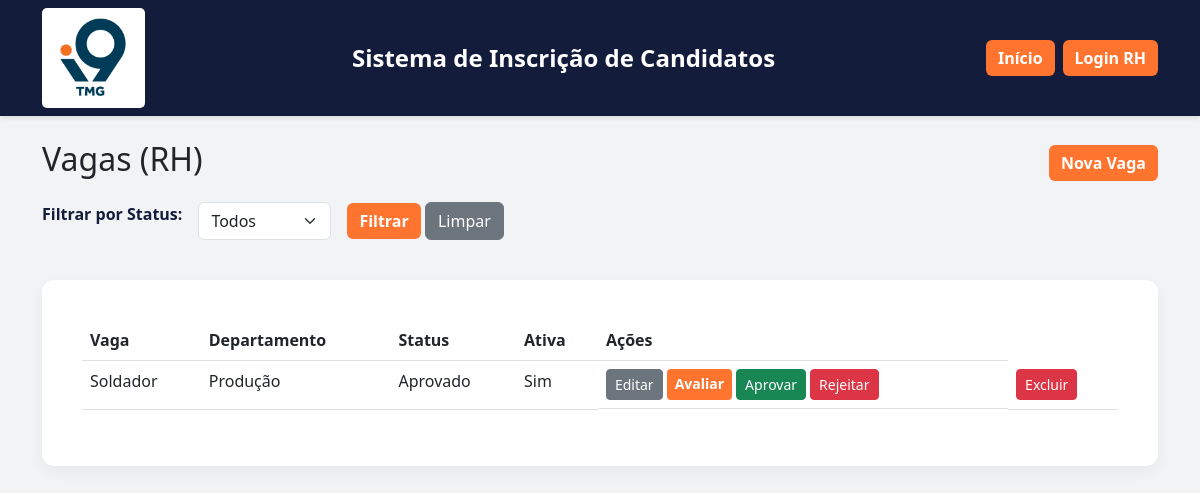
The page /rh/vagas/ (signed in) on the database its author committed.
### vagasAbertas/models.py (models this page shows, shortened)
class Vagas(models.Model):
    STATUS_CHOICES = [
        ('em_analise', 'Em Analise'),
        ('aprovado', 'Aprovado'),
        ('rejeitado', 'Rejeitado')
    ]
    DEPARTAMENTOS = [
            ('comercial', 'Comercial'),
            ('compras', 'Compras'),
            ('diretoria', 'Diretoria'),
            ('financeiro', 'Financeiro'),
            ('rh', 'Recursos Humanos'),
            ('obra', 'Obras'),
            ('orcamento', 'Orçamento'),
            ('planejamento', 'Planejamento Processos e Qualidade'),
            ('producao', 'Produção'),
            ('projetos', 'Projetos'),
            ('ti', 'Tecnologia de Informação')
        ]
    solicitante = models.ForeignKey(User, on_delete=models.SET_NULL, null=True, blank=True)
    nome_gestor = models.CharField(max_length=200, blank=True)
    data_solic = models.DateField(auto_now_add=True)
    abertura_para_o_departamento = models.CharField(max_length=200, choices=DEPARTAMENTOS)
    nome_vaga = models.CharField(max_length=200, blank=True, help_text="Soldador, Projetista, etc.")
    data_inicio = models.DateField()
    quantidades_de_vagas = models.PositiveBigIntegerField(help_text="Digite a quantidade de vagas que gostaria de abrir, exemplo: 2")
    motivo_vaga = models.CharField(max_length=100, choices=[
        ('substitucao', 'Substituição'),
        ('nova_vaga', 'Novas Vagas')
    ])
    nome_do_substituido = models.CharField(max_length=200)
    sexo = models.CharField(max_length=100, choices=[
        ('masculino', 'Masculino'),
        ('feminino', 'Feminino'),
        ('naoexp', 'Prefiro não especificar.')
    ])
    escola = models.CharField(max_length=100, choices=[
        ('fundamental', 'Fundamental'),
        ('medio', 'Ensino Médio'),
        ('superior', 'Superior'),
        ('tecnico', 'Técnico')
    ])
    observacao = models.TextField(blank=False, help_text="Digite aqui alguma observação que queira fazer sobre o candidato substituto, exemplo: 'O candidato tem experiência prévia na função.'")
    status = models.CharField(max_length=20, choices=STATUS_CHOICES, default = 'em_analise')
    ativa = models.BooleanField(default=True)
    data_cadastro = models.DateTimeField(auto_now_add=True)
    observacao_rh = models.TextField(blank=True)
    class Meta:
        verbose_name = 'Candidato'
        verbose_name_plural = 'Candidatos'
        ordering = ['-data_cadastro']

### vagasAbertas/views.py (the view)
# urls.py: path('rh/vagas/', views.listar_vagas, name='listar_vagas'),
@login_required
@user_passes_test(is_rh)
def listar_vagas(request):
    status = request.GET.get("status")
    vagas = Vagas.objects.all().order_by('-data_cadastro')
    if status:
        vagas = vagas.filter(status=status)
    return render(request, "vagasAbertas/listar_vagas.html", {"vagas":vagas, "filtro_status":status})

### vagasAbertas/views.py (called while the page is built)
def is_rh(user):
    return user.is_staff or user.groups.filter(name="RH").exists()

### vagasAbertas/templates/vagasAbertas/listar_vagas.html (shortened to what this page needs)
{% extends "vagasAbertas/base.html" %}
{% block content %}
<div class="d-flex justify-content-between align-items-center mb-3">
    <h2>Vagas (RH)</h2>
    <a href="{% url 'criar_vaga' %}" class="btn btn-laranja">Nova Vaga</a>
</div>
<form method="get" class="row g-3 mb-4">
    <div class="col-auto">
        <label class="form-label">Filtrar por Status:</label>
    </div>
    <div class="col-auto">
        <select name="status" class="form-select">
            <option value="">Todos</option>
        </select>
    </div>
    <div class="col-auto">
        <button type="submit" class="btn btn-laranja">Filtrar</button>
        <a href="{% url 'listar_vagas' %}" class="btn btn-secondary">Limpar</a>
    </div>
</form>
<div class="main-card">
    <table class="table">
        <thead>
            <tr>
                <th>Vaga</th>
                <th>Departamento</th>
                <th>Status</th>
                <th>Ativa</th>
                <th>Ações</th>
            </tr>
        </thead>
        <tbody>
            {% for vaga in vagas %}
            <tr>
                <td>{{ vaga.nome_vaga }}</td>
                <td>{{ vaga.get_abertura_para_o_departamento_display }}</td>
                <td>{{ vaga.get_status_display }}</td>
                <td>{% if vaga.ativa %}Sim{% else %}Não{% endif %}</td>
                <td class="d-flex gap-1 flex-wrap">
                    <a href="{% url 'editar_vaga' vaga.id %}" class="btn btn-sm btn-secondary">Editar</a>
                    <a href="{% url 'avaliar_vaga' vaga.id %}" class="btn btn-sm btn-laranja">Avaliar</a>
                    <a href="{% url 'aprovar_vaga' vaga.id %}" class="btn btn-sm btn-success">Aprovar</a>
                    <a href="{% url 'rejeitar_vaga' vaga.id %}" class="btn btn-sm btn-danger">Rejeitar</a>
                </td>
                <td>
                    <a href="{% url 'excluir_vaga' vaga.id %}" class="btn btn-sm btn-danger">Excluir</a>
                </td>
            </tr>
            {% empty %}
            <tr><td colspan="5">Nenhuma vaga cadastrada.</td></tr>
            {% endfor %}
        </tbody>
    </table>
</div>
{% endblock %}

### vagasAbertas/templates/vagasAbertas/base.html (style rules this page uses)
:root { --azul-principal: #141C3C; --laranja-principal: #FF742E; --branco-fundo: #F2F3F5; }
body { background-color: var(--branco-fundo); font-family: 'Segoe UI', Roboto, sans-serif; min-height: 100vh; display: flex; flex-direction: column; }
.main-card { background-color: white; padding: 40px; border-radius: 12px; box-shadow: 0 5px 15px rgba(0,0,0,0.05); margin-top: 40px; margin-bottom: 40px; }
.btn-laranja { background-color: var(--laranja-principal); color: white; border: none; font-weight: bold; transition: background-color 0.3s; }
.form-label { color: var(--azul-principal); font-weight: 600; }

### rows shown on the page
Vagas: nome_vaga "Soldador", abertura_para_o_departamento "Produção", status "Aprovado", ativa "Sim"
